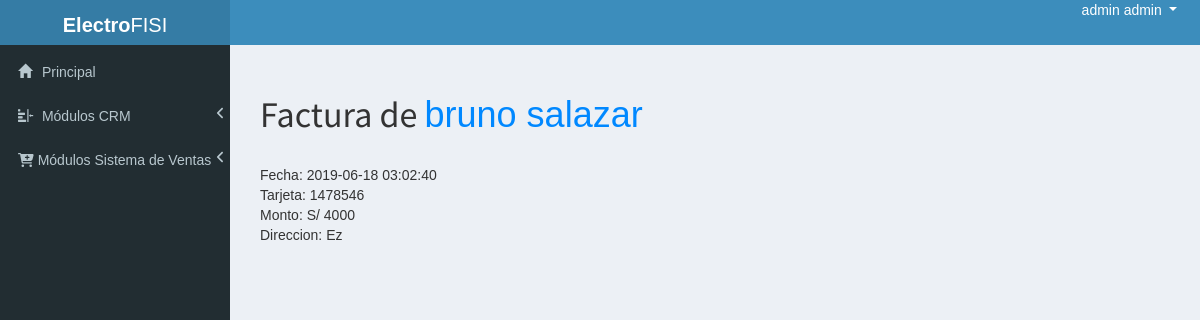
The page /admin/?p=ver_factura&id=1 (signed in) on the database its author committed.
### tables this page shows
CREATE TABLE IF NOT EXISTS `facturas` (
  `id` INT NOT NULL AUTO_INCREMENT COMMENT '',
  `id_pedido` INT NOT NULL COMMENT '',
  `numtarjeta` VARCHAR(45) NOT NULL COMMENT '',
  PRIMARY KEY (`id`, `id_pedido`)  COMMENT '',
  INDEX `fk_facturas_pedidos1_idx` (`id_pedido` ASC)  COMMENT '',
  CONSTRAINT `fk_facturas_pedidos1`
    FOREIGN KEY (`id_pedido`)
    REFERENCES `pedidos` (`id`)
    ON DELETE NO ACTION
    ON UPDATE NO ACTION);

CREATE TABLE IF NOT EXISTS `pedidos` (
  `id` INT NOT NULL AUTO_INCREMENT COMMENT '',
  `id_cliente` INT NOT NULL COMMENT '',
  `fecha` DATETIME NULL DEFAULT CURRENT_TIMESTAMP COMMENT '',
  `direccion` VARCHAR(255) NOT NULL COMMENT '',
  `monto` FLOAT NOT NULL COMMENT '',
  `estado` INT NOT NULL DEFAULT 0 COMMENT '',
  PRIMARY KEY (`id`, `id_cliente`)  COMMENT '',
  INDEX `fk_pedidos_clientes_idx` (`id_cliente` ASC)  COMMENT '',
  CONSTRAINT `fk_pedidos_clientes`
    FOREIGN KEY (`id_cliente`)
    REFERENCES `clientes` (`id`)
    ON DELETE NO ACTION
    ON UPDATE NO ACTION);

CREATE TABLE IF NOT EXISTS `clientes` (
  `id` INT NOT NULL AUTO_INCREMENT COMMENT '',
  `nombres` VARCHAR(255) NOT NULL COMMENT '',
  `apellidos` VARCHAR(255) NOT NULL COMMENT '',
  `email` VARCHAR(255) NOT NULL COMMENT '',
  `password` VARCHAR(255) NOT NULL COMMENT '',
  `nacimiento` DATE NOT NULL COMMENT '',
  `sexo` VARCHAR(10) NOT NULL COMMENT '',
  `direccion` VARCHAR(255) NOT NULL COMMENT '',
  `inscripcion` DATETIME NULL DEFAULT CURRENT_TIMESTAMP COMMENT '',
  PRIMARY KEY (`id`)  COMMENT '');

### configs/funciones.php (called while the page is built, shortened)
<?php
function clear($var){
	return $var;
}
	?>
	<?php
function nombre_cliente($id_cliente){
	$mysqli = connect();
	$q = $mysqli->query("SELECT * FROM clientes WHERE id = '$id_cliente'");
	$r = mysqli_fetch_array($q);
	$nom = $r['nombres'];
	$apel = $r['apellidos'];
	$name = $nom.' '.$apel;
	return $name;
}
function connect(){
	$host_mysql = "localhost";
	$user_mysql = "root";
	$pass_mysql = "root";
	$db_mysql = "bdihc";
 	$mysqli = mysqli_connect($host_mysql,$user_mysql,$pass_mysql,$db_mysql);
	return $mysqli;
}
function admin_name_connected(){
	include "config.php";
	$id = $_SESSION['id'];
	$mysqli = connect();
	$q = $mysqli->query("SELECT * FROM admins WHERE id = '$id'");
	$r = mysqli_fetch_array($q);
	$nom = $r['nombres'];
	$apel = $r['apellidos'];
	$name = $nom.' '.$apel;
	return $name;
}

### configs/config.php (called while the page is built, shortened)
<?php
	$divisa = "S/ ";
?>

### admin/modulos/ver_factura.php (the view)
<?php
$id = clear($id);
$s = $mysqli->query("SELECT p.direccion as direccion, p.fecha as fecha, p.monto as monto,p.id_cliente as id_cliente,f.numtarjeta as numtarjeta FROM pedidos p INNER JOIN facturas f ON p.id=f.id_pedido WHERE f.id='$id';");
while($r=mysqli_fetch_array($s)){
?>
<h1>Factura de <span style="color:#08f"><?=nombre_cliente($r['id_cliente'])?></span></h1><br>
Fecha: <?=$r['fecha']?><br>
Tarjeta: <?=$r['numtarjeta']?><br>
Monto: <?=$divisa?><?=$r['monto']?> <br>
Direccion: <?=$r['direccion']?><br>
<br>
<?php
}
?>

### admin/index.php (shortened to what this page needs)
<?php
include "../configs/config.php";
include "../configs/funciones.php";
  ?>
<!DOCTYPE html>
<html>
<head>
    <link rel="stylesheet" href="https://stackpath.bootstrapcdn.com/bootstrap/4.3.1/css/bootstrap.min.css">
  <link rel="stylesheet" href="bootstrap/css/bootstrap.min.css">
  <link rel="stylesheet" href="https://cdnjs.cloudflare.com/ajax/libs/font-awesome/4.5.0/css/font-awesome.min.css">
  <link rel="stylesheet" href="https://cdnjs.cloudflare.com/ajax/libs/ionicons/2.0.1/css/ionicons.min.css">
  <link rel="stylesheet" href="dist/css/AdminLTE.min.css">
  <link rel="stylesheet" href="dist/css/skins/_all-skins.min.css">
  <link rel="stylesheet" href="plugins/iCheck/flat/blue.css">
  <link rel="stylesheet" href="plugins/jvectormap/jquery-jvectormap-1.2.2.css">
  <link rel="stylesheet" href="plugins/datepicker/datepicker3.css">
  <link rel="stylesheet" href="plugins/daterangepicker/daterangepicker-bs3.css">
  <link rel="stylesheet" href="plugins/bootstrap-wysihtml5/bootstrap3-wysihtml5.min.css">
  <link rel="stylesheet" href="../css/estilo.css">
  <link rel="stylesheet" href="../fontawesome/css/all.css"/>
</head>
<body class="hold-transition skin-blue sidebar-mini">
<div class="wrapper">
  <header class="main-header">
    <a href="index.php" class="logo" style="max-height: 100px; height: 45px;">
      <span class="logo-lg">
        <b>Electro</b>FISI</span>
    </a>
    <nav class=" navbar-static-top" style="height: 45px; background-color: #3c8dbc">
      <div class="float-right">
        <ul class="list-inline">
          <li class="dropdown user user-menu"  >
            <a href="#" class="dropdown-toggle" data-toggle="dropdown">
              <span class="hidden-xs"><?=admin_name_connected()?></span>
            </a>
          </li>
          <li class="list-inline-item">
            <div> &nbsp;</div>
          </li>
        </ul>
      </div>
    </nav>
  </header>
  <aside class="main-sidebar">
    <section class="sidebar">
      <ul class="sidebar-menu tree" data-widget="tree">
        <li>
          <a href="./">
            <i class="glyphicon glyphicon-home"></i> <span>Principal</span>
          </a>
        </li>
        <li id="treeview-crm" class="treeview">
          <a href="#">
            <i class="glyphicon glyphicon-indent-right"></i> <span>Módulos CRM</span>
            <span class="pull-right-container">
              <i class="fa fa-angle-left pull-right"></i>
            </span>
          </a>
        </li>
        <li id="treeview-sistema-ventas" class="treeview">
          <a href="#">
            <i class="fa fa-cart-plus"></i> <span>Módulos Sistema de Ventas</span>
            <span class="pull-right-container">
              <i class="fa fa-angle-left pull-right"></i>
            </span>
          </a>
        </li>
      </ul>
    </section>
  </aside>
  <div class="content-wrapper">
    <?php
    if(!isset($p)){
    ?>
    <section class="content">
      <div class="row">
        <div class="col-lg-3 col-xs-6">
          <div class="small-box bg-green">
            <div class="inner">
              <center>
                <h3><sup style="font-size: 20px">S/.</sup><?=dinero_ventas()?></h3>
              </center>
            </div>
            <a class="small-box-footer"><p>VENTAS</p></a>
          </div>
        </div>
        <div class="col-lg-3 col-xs-6">
          <div class="small-box bg-yellow">
            <div class="inner">
            <center>
                <h3><?=num_categorias()?></h3>
              </center>
            </div>
            <a class="small-box-footer"><p>CATEGORIAS</p></a>
          </div>
        </div>
        <div class="col-lg-3 col-xs-6">
          <div class="small-box bg-light-blue">
            <div class="inner">
              <center>
                <h3><?=num_productos()?></h3>
              </center>
            </div>
            <a class="small-box-footer"><p>PRODUCTOS</p></a>
          </div>
        </div>
        <div class="col-lg-3 col-xs-6">
          <div class="small-box bg-purple">
            <div class="inner">
              <center>
                <h3><?=num_clientes()?></h3>
              </center>
            </div>
            <a class="small-box-footer"><p>CLIENTES</p></a>
          </div>
        </div>
      </div>
      <div class="row">
        <div class="col-lg-6">
          <div id="container" style="width:100%; height:400px;">
          </div>
        </div>
        <div class="col-lg-6">
          <div id="container2" style="width:100%; height:400px;">
          </div>
        </div>
      </div>
      <?php
    }else{
      ?>
      <div style="padding:30px;">
      <?php
      if(file_exists("modulos/".$p.".php")){
        include "modulos/".$p.".php";
      }else{
        echo "El modulo solicitado no existe";
      }
      ?>
    </div>
      <?php
    }
    ?>
  </div>
</body>
</html>

### css/estilo.css (style rules this page uses)
* { font-family: arial; }
body { padding:0; margin:0; }
a { text-decoration: none; color:#fff; }

### rows shown on the page
facturas: pedidos.id_cliente "bruno salazar", pedidos.fecha "2019-06-18 03:02:40", numtarjeta "1478546", pedidos.monto "4000", pedidos.direccion "Ez"

### other values the page prints
admin_name_connected() "admin admin"
